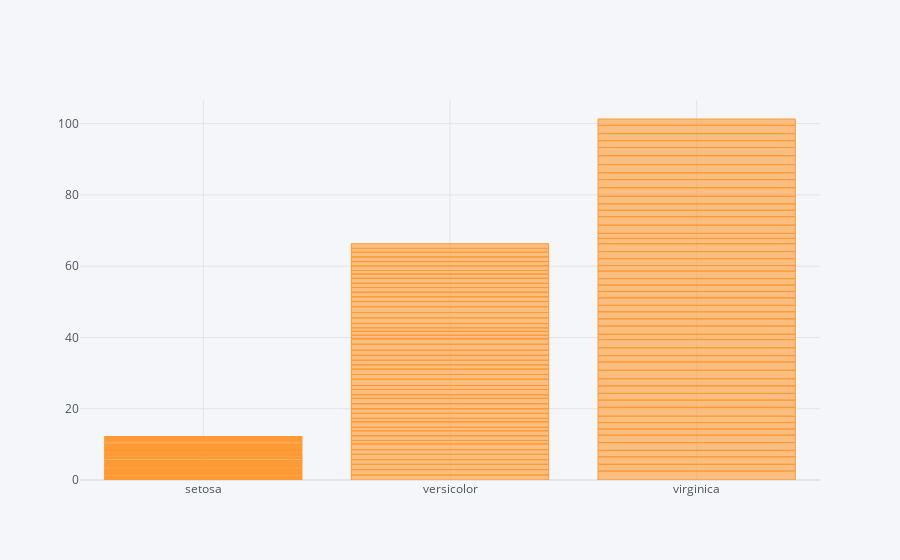

The notebook cell saved with this chart:
### Code cell
Iris.iplot(kind='bar',x=['species'],y=['petal_width'])

### Figure 1 — Plotly figure (JSON) as saved in the notebook; plotly's stock layout.template omitted (floating-point values rounded to 4 significant figures; data arrays with more than 128 entries replaced by an {"elided": "..."} marker saying what was removed)
{"data": [{"marker": {"color": "rgba(255, 153, 51, 0.6)", "line": {"color": "rgba(255, 153, 51, 1.0)", "width": 1}}, "name": "petal_width", "orientation": "v", "text": "", "type": "bar", "x": {"elided": "150 str values"}, "y": {"elided": "150 float values"}}], "layout": {"legend": {"bgcolor": "#F5F6F9", "font": {"color": "#4D5663"}}, "paper_bgcolor": "#F5F6F9", "plot_bgcolor": "#F5F6F9", "title": {"font": {"color": "#4D5663"}}, "xaxis": {"gridcolor": "#E1E5ED", "showgrid": true, "tickfont": {"color": "#4D5663"}, "title": {"font": {"color": "#4D5663"}, "text": ""}, "zerolinecolor": "#E1E5ED"}, "yaxis": {"gridcolor": "#E1E5ED", "showgrid": true, "tickfont": {"color": "#4D5663"}, "title": {"font": {"color": "#4D5663"}, "text": ""}, "zerolinecolor": "#E1E5ED"}}}
